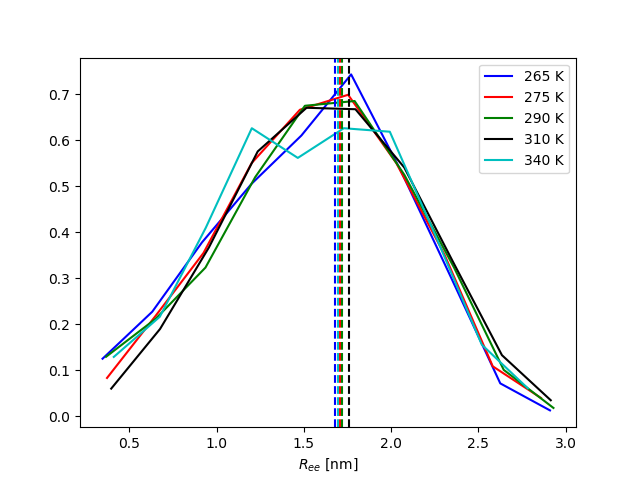

Write the Python code that produced this figure.
import os,sys
import glob
import numpy as np
import matplotlib
#try:
#    matplotlib.use('Agg')
#except ValueError:
#    pass
import matplotlib.pyplot as plt

Ree265 = np.loadtxt(glob.glob('*265*.txt')[0])/10.0
mean265 = np.mean(Ree265)

Ree275 = np.loadtxt(glob.glob('*275*.txt')[0])
mean275 = np.mean(Ree275)

Ree290 = np.loadtxt(glob.glob('*290*.txt')[0])
mean290 = np.mean(Ree290)

Ree310 = np.loadtxt(glob.glob('*310*.txt')[0])
mean310 = np.mean(Ree310)

Ree340 = np.loadtxt(glob.glob('*340*.txt')[0])
mean340 = np.mean(Ree340)

Ree265, bin265 = np.histogram(Ree265,bins=10,density=True)
Ree275, bin275 = np.histogram(Ree275,bins=10,density=True)
Ree290, bin290 = np.histogram(Ree290,bins=10,density=True)
Ree310, bin310 = np.histogram(Ree310,bins=10,density=True)
Ree340, bin340 = np.histogram(Ree340,bins=10,density=True)

l = len(bin265)

colors=['b','r','g','k','c']

plt.plot(bin265[:l-1],Ree265,label='265 K',color=colors[0])
plt.plot(bin275[:l-1],Ree275,label='275 K',color=colors[1])
plt.plot(bin290[:l-1],Ree290,label='290 K',color=colors[2])
plt.plot(bin310[:l-1],Ree310,label='310 K',color=colors[3])
plt.plot(bin340[:l-1],Ree340,label='340 K',color=colors[4])
plt.axvline(x=mean265,color=colors[0],linestyle='--')
plt.axvline(x=mean275,color=colors[1],linestyle='--')
plt.axvline(x=mean290,color=colors[2],linestyle='--')
plt.axvline(x=mean310,color=colors[3],linestyle='--')
plt.axvline(x=mean340,color=colors[4],linestyle='--')

plt.xlabel(r'$R_{ee}$ [nm]')
plt.legend()
plt.savefig('distributions.png')
plt.show()
